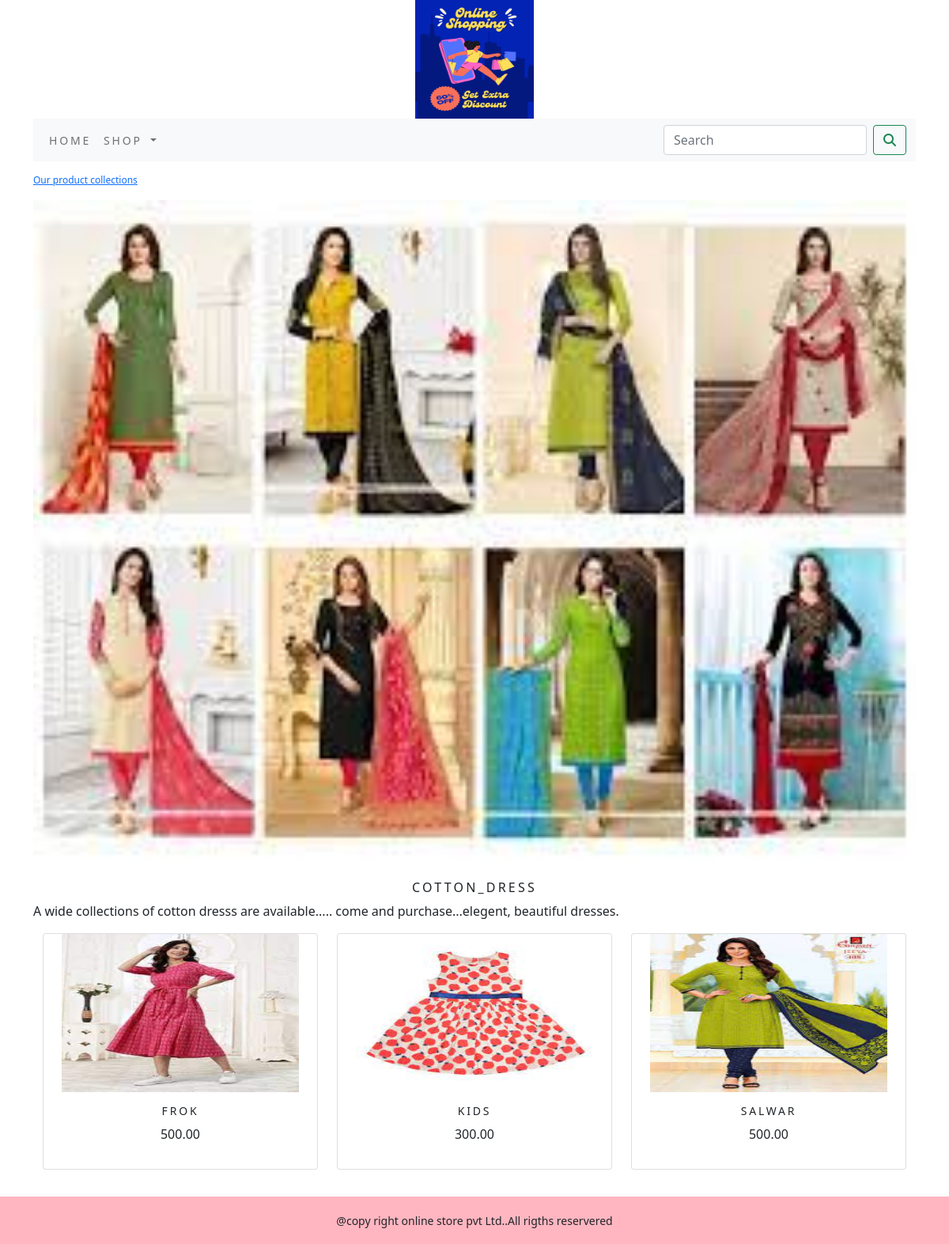
Screenshot of /ecommerceapp/cotton_dress/ with the database file from the repository.
### ecommerceapp/models.py (models this page shows, shortened)
class Category(models.Model):
    name = models.CharField(max_length=250, unique=True)
    slug = models.SlugField(max_length=250, unique=True)
    description = models.TextField(blank=True)
    image = models.ImageField(upload_to='category', blank=True)
    class Meta:
        ordering = ('name',)
        verbose_name = 'Category'
        verbose_name_plural = 'categories'
    def get_url(self):
        return reverse('ecommerceapp:products_by_category',args=[self.slug])

class Product(models.Model):
    name = models.CharField(max_length=250, unique=True)
    slug = models.SlugField(max_length=250, unique=True)
    description = models.TextField(blank=True)
    price = models.DecimalField(max_digits=10, decimal_places=2)
    category = models.ForeignKey(Category, on_delete=models.CASCADE)
    image = models.ImageField(upload_to='product', blank=True)
    stock = models.IntegerField()
    available = models.BooleanField(default=True)
    created = models.DateTimeField(auto_now_add=True)
    updated = models.DateTimeField(auto_now=True)
    def get_url(self):
        return reverse('ecommerceapp:prodCatdetail',args=[self.category.slug,self.slug])
    class Meta:
        ordering = ('name',)
        verbose_name = 'product'
        verbose_name_plural = 'products'

### ecommerceapp/views.py (the view)
# urls.py: path('',views.allProdCat,name='allProdCat'),
def allProdCat(request,c_slug=None):
    c_page=None
    products_list=None
    if c_slug!=None:
        c_page=get_object_or_404(Category,slug=c_slug)
        products_list=Product.objects.all().filter(category=c_page,available=True)
    else:
        products_list=Product.objects.all().filter(available=True)
    paginator=Paginator(products_list,6)
    try:
        page=int(request.GET.get('page','1'))
    except:
        page=1
    try:
        products=paginator.page(page)
    except (EmptyPage ,InvalidPage):
        products=paginator.page(paginator.num_pages)
    return render(request,"category.html",{'category':c_page,'products':products})

### cart/context_processors.py (called while the page is built)
def counter(request):
    item_count=0
    if 'admin' in request.path:
        return {}
    else:
        try:
            cart=Cart.objects.filter(cart_id=_cart_id(request))
            cart_items= CartItem.objects.all().filter(cart=cart[:1])
            for cart_item in cart_items:
                item_count+= cart_item.quantity
        except Cart.DoesNotExists:
            item_count=0
    return dict(item_count=item_count)

### cart/views.py (called while the page is built)
def _cart_id(request):
    cart=request.session.session_key
    if not cart:
        cart=request.session.create()
    return cart

### ecommerceapp/context_processors.py (called while the page is built)
def menu_links(request):
    links=Category.objects.all()
    return dict(links=links)

### templates/category.html (shortened to what this page needs)
{% extends 'base.html' %}
{% load static %}
{% block content %}
  {%  if category %}
    <div>
      <div class="row my_row_class">
        <div class="mx_auto">
        <p><a href="{% url 'ecommerceapp:allProdCat' %}"> Our  product collections </a></p>
      </div>
        </div>
    </div>
  {% endif %}
<div class="mx_auto">
  {% if category  %}
        <img class="my_image" src="{{category.image.url}}" alt="{{category.name}}">
</div>
  <br>
<div>
    <h1 class="text-center my_title">{{category.name}}</h1>
    <p class="text-justify">{{category.description}}</p>
</div>
  {% endif %}
<div class="container">
  <div class="row mx_auto">
    {% for product in products.object_list  %}
    <div class="my_bottom_margin col-9  col-sm-12 col-md-4 xol-lg-4 ">
      <div class="card text-center" style="min-width:18rem;">
        <a href="{{product.get_url}}"> <img class="card-img-top my_image" style="height:200px; width:300px" src="{{product.image.url}}"  alt="{{product.name}}"> </a>
       <div  class="card-body" >
            <h4>{{product.name}}</h4>
            <p>{{product.price}}</p>
        </div>
      </div>
    </div>
    {% endfor %}
  </div>
  <br>
</div>
{% endblock %}

### templates/base.html (shortened to what this page needs)
{% load static %}
<!DOCTYPE html>
<html lang="en" >
<head>
    <link rel="stylesheet" href="{% static 'css/custom.css' %}">
    <link href="{% static 'css/bootstrap.min.css' %}" rel="stylesheet" >
</head>
<body>
<div class="container">
{% include 'header.html' %}
{% include 'navbar.html' %}
{% block content %}
{% endblock %}
</div>
{% include 'footer.html' %}
</body>
</html>

### templates/header.html
{% load static %}
<header>
 <center>
     <a href="{% url 'ecommerceapp:allProdCat' %}"> <img src="{% static 'img/logo.png' %}" alt="logoimage" width="150px;" height="150px;">
 </center>
</header>

### templates/navbar.html (shortened to what this page needs)
<nav class="navbar navbar-expand-lg navbar-light bg-light">
  <div class="container-fluid">
    <div class="collapse navbar-collapse" id="navbarSupportedContent">
      <ul class="navbar-nav me-auto mb-2 mb-lg-0">
        <li class="nav-item">
          <a class="nav-link" href="#">Home</a>
        </li>
        <li class="nav-item dropdown {% if 'ecommerceapp' in request.path %} active {% endif %}">
          <a class="nav-link dropdown-toggle" href="#" id="navbarDropdown" role="button" data-bs-toggle="dropdown" aria-expanded="false">
          Shop
          </a>
        </li>
      </ul>
      <form class="d-flex" action="{% url 'serach_app:SearchResult' %}" method="get">
        <input class="form-control me-2" type="search" placeholder="Search" name="q" aria-label="Search">
        <button class="btn btn-outline-success" type="submit"><i class="fa-solid fa-magnifying-glass"></i></button>
      </form>
    </div>
  </div>
</nav>

### templates/footer.html
<div class="footer navbar-fixed-bottom my_footer">
  <p class="text-center"> @copy right online store pvt Ltd..All rigths reservered</p>
</div>

### static/css/custom.css (style rules this page uses)
body { font-family: 'Roboto', sans-serif; }
.nav-item { letter-spacing : .2em; font-size : 14px; text-transform : uppercase; }
.my_footer { background-color:#FFB6C1; height:60px; }
.my_footer p { padding-top:20px; font-size:14px; }
.my_row_class { padding-top : 15px; }
.my_row_class .mx_auto { color : #000; font-size : 12px; }
.my_image { width :100%; height : auto; }
.my_title { font-size : 16px; text-transform : uppercase; letter-spacing : .2em; }
.my_bottom_margin { margin-bottom: 10px; }
.card-body h4 { font-size:14px; text-transform:uppercase; letter-spacing:.2em; }

### rows the page displays
Category: image (picture), name "COTTON_DRESS", description "A wide collections of cotton dresss are available..... come and purchase...elegent, beautiful dresses."
Product: image (picture), name "FROK", price "500.00"
Product: image (picture), name "KIDS", price "300.00"
Product: image (picture), name "SALWAR", price "500.00"
